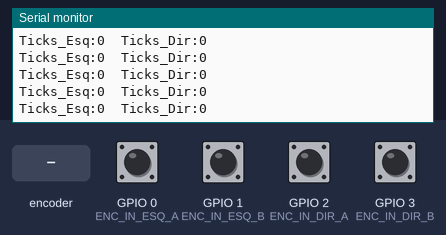
Bench run of a sketch on a simulated ESP32. Parts: the last lines printed to the serial monitor. Inputs (shaded band) come from the test bench; at power-on: GPIO 0 (ENC_IN_ESQ_A), GPIO 1 (ENC_IN_ESQ_B), GPIO 2 (ENC_IN_DIR_A), GPIO 3 (ENC_IN_DIR_B) HIGH.

Above: at 1.2 s.
1.3 s: rotary encoder on GPIO 0 (ENC_IN_ESQ_A) / GPIO 1 (ENC_IN_ESQ_B) turned 1 step (first pin leading)
At 1.37 s:
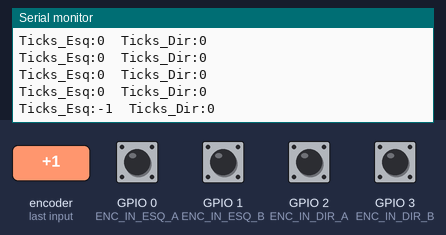
3.0 s: GPIO 2 (ENC_IN_DIR_A) pulled LOW for 0.15 s
At 3.17 s:
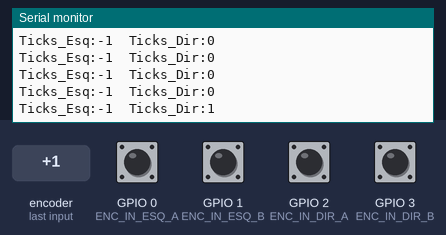
4.6 s: GPIO 2 (ENC_IN_DIR_A) pulled LOW for 1 s
At 5.62 s:
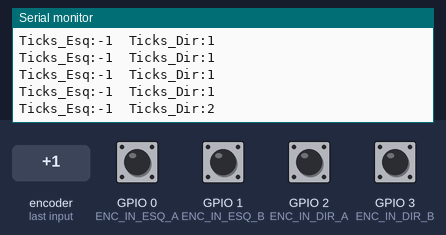
7.1 s: rotary encoder on GPIO 0 (ENC_IN_ESQ_A) / GPIO 1 (ENC_IN_ESQ_B) turned 1 step (first pin leading)
At 7.17 s:
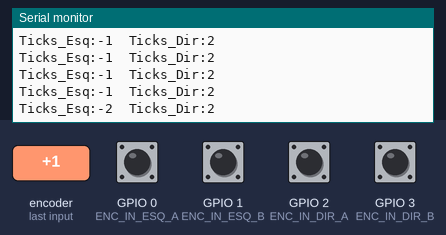
Timing chart, 0 to 9.8 s (numbered marks = the images above; inputs shaded):
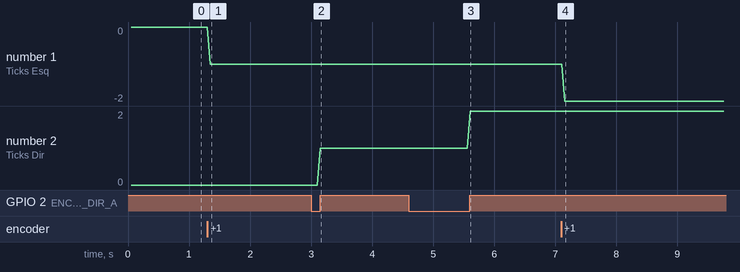

The sketch:

Odometria.ino
```cpp
#include <Arduino.h>

// ==========================================
// 1. DEFINICAO DE PINOS (O grupo deve adaptar para o seu Hardware)
// ==========================================
// Pinos dos Encoders (Escolher pinos que suportam interrupcao de hardware)
#define ENC_IN_ESQ_A 0
#define ENC_IN_ESQ_B 1
#define ENC_IN_DIR_A 2
#define ENC_IN_DIR_B 3

// Pinos da Ponte H
#define MOT_ESQ_PWM 4
#define MOT_ESQ_IN1 5
#define MOT_ESQ_IN2 6
#define MOT_DIR_PWM 7
#define MOT_DIR_IN1 8
#define MOT_DIR_IN2 9

// Raio da roda em metros
const float RAIO_RODA = 0.0336;

// Distancia das rodas em metros
const float DIST_RODAS = 0.2140;

//Pulsos por revolução do eixo da roda
const float PPR_ENCODER = 330;

// ==========================================
// 2. VARIAVEIS GLOBAIS DE SISTEMA
// ==========================================
// O termo 'volatile' informa ao compilador que a variavel pode mudar a qualquer momento
// fora do fluxo normal do codigo (ou seja, dentro das interrupcoes).
volatile long ticks_esq = 0;
volatile long ticks_dir = 0;
float ultimos_ticks_esq = 0;
float ultimos_ticks_dir = 0;

//Posição
float pos_x = 0.0;
float pos_y = 0.0;
float pos_theta = 0.0;

//tempo de amostragem (mudar depois)
const float DT = 0.05;

// Variaveis para garantir que o loop principal rode em frequencia fixa (Sem delay!)
unsigned long tempo_anterior = 0;
const int INTERVALO_AMOSTRAGEM_MS = 50; // Roda o controle a 20Hz

// ==========================================
// 3. CABECALHOS PARA O MICRO-ROS (PARA A AULA 5)
// ==========================================
/*
* ATENCAO ALUNOS: Deixem esta secao comentada durante as Aulas 1 a 4.
* Voces a ativarao na Aula 5 para transformar o microcontrolador em um No ROS 2.
// #include <micro_ros_arduino.h>
// #include <rcl/rcl.h>
// #include <rclc/rclc.h>
// #include <rclc/executor.h>
// #include <geometry_msgs/msg/twist.h>
// #include <nav_msgs/msg/odometry.h>
// rcl_publisher_t odom_publisher;
// rcl_subscription_t cmd_vel_subscriber;
*/

// ==========================================
// 4. INTERRUPCOES DE HARDWARE (ISRs)
// ==========================================
// IRAM_ATTR aloca a funcao na memoria RAM do microcontrolador, garantindo execucao extremamente rapida.
void IRAM_ATTR isr_encoder_esq() {
    // TODO (Aula 3): Voces precisam ler o estado do pino B para determinar
    // se a roda esta indo para frente ou para tras.
    // Por enquanto, o codigo apenas conta para cima:
    if (digitalRead(ENC_IN_ESQ_B) == HIGH){
      ticks_esq++;
    }
    else ticks_esq--;

}

void IRAM_ATTR isr_encoder_dir() {
    // TODO (Aula 3): Implementar a logica de quadratura para a roda direita.
    if (digitalRead(ENC_IN_DIR_B) == HIGH){
      ticks_dir++;
    }
    else ticks_dir--;
}

// ==========================================
// 5. FUNCOES DE CALCULO E CONTROLE (AULAS 3 E 4)
// ==========================================
void calcula_odometria() {
    // O resgate de variaveis volatile precisa ser rapido.
    // Desligamos as interrupcoes por um microssegundo para copiar os valores e nao corromper os dados.
    noInterrupts();
    long ticks_atuais_esq = ticks_esq;
    long ticks_atuais_dir = ticks_dir;
    interrupts();


    long delta_ticks_esq = ticks_atuais_esq - ticks_esq;
    long delta_ticks_dir = ticks_atuais_dir - ticks_esq;

    ultimos_ticks_dir = ticks_atuais_dir;
    ultimos_ticks_esq = ticks_atuais_esq;

    // TODO (Aula 3): Com os ticks atuais e o tempo percorrido (INTERVALO_AMOSTRAGEM_MS),
    // calculem a Velocidade Angular de cada roda (rad/s).
    // Em seguida, calculem a Velocidade Linear (m/s) e Angular (rad/s) do centro do robo.
    float Delta_rad_esq = (delta_ticks_esq/PPR_ENCODER)*2*PI;

    float Delta_rad_dir = (delta_ticks_dir/PPR_ENCODER)*2*PI;

    float Vel_Ang_Dir = (Delta_rad_dir/DT);

    float Vel_Ang_Esq = (Delta_rad_esq/DT);

    float V_Dir = (Delta_rad_dir*RAIO_RODA);

    float V_Esq = (Delta_rad_esq*RAIO_RODA);

    float Vel_Linear = (V_Dir + V_Esq)/2;

    float VarAng = (Delta_rad_esq - Delta_rad_dir)/DIST_RODAS;

    float Vel_Ang_centro = (VarAng/DT);


//POR AGORA ERRADO
    //float Delta_X = DeslocLinear*cos(VarAng);

    //float Delta_Y = DeslocLinear*sen(VarAng);
}

void controle_pid() {
    // TODO (Aula 4): Implementar o Controle em Malha Fechada
    // 1. Calcular o Erro (Setpoint desejado - Velocidade Real das rodas)
    // 2. Calcular as acoes Proporcional (P), Integral (I) e Derivativa (D)
    // 3. Converter o resultado matematico em sinal PWM (0 a 255) para enviar para a Ponte H.
}

// ==========================================
// SETUP INICIAL
// ==========================================
void setup() {
    Serial.begin(115200);

    // Configuracao dos pinos dos encoders (INPUT_PULLUP previne ruidos caso o encoder seja do tipo open-collector)
    pinMode(ENC_IN_ESQ_A, INPUT_PULLUP);
    pinMode(ENC_IN_ESQ_B, INPUT_PULLUP);
    pinMode(ENC_IN_DIR_A, INPUT_PULLUP);
    pinMode(ENC_IN_DIR_B, INPUT_PULLUP);

    // Acoplando as interrupcoes aos pinos A de cada motor.
    // "RISING" significa que a interrupcao dispara quando o sinal sobe de 0V para 3.3V/5V.
    attachInterrupt(digitalPinToInterrupt(ENC_IN_ESQ_A), isr_encoder_esq, RISING);
    attachInterrupt(digitalPinToInterrupt(ENC_IN_DIR_A), isr_encoder_dir, RISING);

    // TODO: Configurar os pinos da Ponte H como saidas (OUTPUT) e configurar os canais PWM.

    // ==========================================
    // SETUP DO MICRO-ROS (Comentado para Aulas 1-4)
    // ==========================================
    // set_microros_transports();
    // rclc_support_init(...);
    // rclc_node_init_default(...);
    // rclc_publisher_init_default(...);

    Serial.println("Sistema Iniciado. Aguardando inicio dos ciclos de controle...");
}

// ==========================================
// LOOP PRINCIPAL (Arquitetura Nao-Bloqueante)
// ==========================================
void loop() {
    unsigned long tempo_atual = millis();

    // Verifica se ja passou o tempo necessario (ex: 50ms) para rodar o controle novamente
    if (tempo_atual - tempo_anterior >= INTERVALO_AMOSTRAGEM_MS) {
        calcula_odometria();
        controle_pid();

        // ==========================================
        // INTEGRACAO ROS 2 (Apenas na Aula 5)
        // ==========================================
        // TODO: Popular a mensagem nav_msgs/Odometry com os dados calculados por voces e publicar:
        // rcl_publish(&odom_publisher, &odom_msg, NULL);
        // rclc_executor_spin_some(&executor, RCL_MS_TO_NS(10));

        // (Uso para as Aulas 3 e 4) - Log Serial para os Engenheiros de Dados plotarem graficos!
        Serial.print("Ticks_Esq:");
        Serial.print(ticks_esq);
        Serial.print("\tTicks_Dir:");
        Serial.println(ticks_dir);

        // Atualiza o relogio para a proxima execucao
        tempo_anterior = tempo_atual;
    }
}
```

Measured:
- after the input at 1.3 s, the serial monitor: prints a new line after 0.05 s (image 1)
- after the input at 3.0 s, the serial monitor: prints a new line after 0.15 s (image 2)
- after the input at 4.6 s, the serial monitor: prints a new line after 1.0 s (image 3)
- after the input at 7.1 s, the serial monitor: prints a new line after 0.06 s (image 4)
- plotted number 1: 0 → -1 after the input at 1.3 s, -1 → -2 after the input at 7.1 s
- plotted number 2: 0 → 1 after the input at 3.0 s, 1 → 2 after the input at 4.6 s
